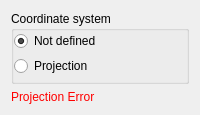
  <widget class="QWizardPage" name="WizardPage3" >
   <property name="title" >
    <string>Projection</string>
   </property>
   <layout class="QGridLayout" >
    <item row="1" column="0" >
     <widget class="QLabel" name="mProjErrorLabel" >
      <property name="sizePolicy" >
       <sizepolicy vsizetype="Preferred" hsizetype="Expanding" >
        <horstretch>0</horstretch>
        <verstretch>0</verstretch>
       </sizepolicy>
      </property>
      <property name="palette" >
       <palette>
        <active>
         <colorrole role="WindowText" >
          <brush brushstyle="SolidPattern" >
           <color alpha="255" >
            <red>255</red>
            <green>0</green>
            <blue>0</blue>
           </color>
          </brush>
         </colorrole>
         <colorrole role="Button" >
          <brush brushstyle="SolidPattern" >
           <color alpha="255" >
            <red>221</red>
            <green>223</green>
            <blue>228</blue>
           </color>
          </brush>
         </colorrole>
         <colorrole role="Light" >
          <brush brushstyle="SolidPattern" >
           <color alpha="255" >
            <red>255</red>
            <green>255</green>
            <blue>255</blue>
           </color>
          </brush>
         </colorrole>
         <colorrole role="Midlight" >
          <brush brushstyle="SolidPattern" >
           <color alpha="255" >
            <red>255</red>
            <green>255</green>
            <blue>255</blue>
           </color>
          </brush>
         </colorrole>
         <colorrole role="Dark" >
          <brush brushstyle="SolidPattern" >
           <color alpha="255" >
            <red>85</red>
            <green>85</green>
            <blue>85</blue>
           </color>
          </brush>
         </colorrole>
         <colorrole role="Mid" >
          <brush brushstyle="SolidPattern" >
           <color alpha="255" >
            <red>199</red>
            <green>199</green>
            <blue>199</blue>
           </color>
          </brush>
         </colorrole>
         <colorrole role="Text" >
          <brush brushstyle="SolidPattern" >
           <color alpha="255" >
            <red>0</red>
            <green>0</green>
            <blue>0</blue>
           </color>
          </brush>
         </colorrole>
         <colorrole role="BrightText" >
          <brush brushstyle="SolidPattern" >
           <color alpha="255" >
            <red>255</red>
            <green>255</green>
            <blue>255</blue>
           </color>
          </brush>
         </colorrole>
         <colorrole role="ButtonText" >
          <brush brushstyle="SolidPattern" >
           <color alpha="255" >
            <red>0</red>
            <green>0</green>
            <blue>0</blue>
           </color>
          </brush>
         </colorrole>
         <colorrole role="Base" >
          <brush brushstyle="SolidPattern" >
           <color alpha="255" >
            <red>255</red>
            <green>255</green>
            <blue>255</blue>
           </color>
          </brush>
         </colorrole>
         <colorrole role="Window" >
          <brush brushstyle="SolidPattern" >
           <color alpha="255" >
            <red>239</red>
            <green>239</green>
            <blue>239</blue>
           </color>
          </brush>
         </colorrole>
         <colorrole role="Shadow" >
          <brush brushstyle="SolidPattern" >
           <color alpha="255" >
            <red>0</red>
            <green>0</green>
            <blue>0</blue>
           </color>
          </brush>
         </colorrole>
         <colorrole role="Highlight" >
          <brush brushstyle="SolidPattern" >
           <color alpha="255" >
            <red>103</red>
            <green>141</green>
            <blue>178</blue>
           </color>
          </brush>
         </colorrole>
         <colorrole role="HighlightedText" >
          <brush brushstyle="SolidPattern" >
           <color alpha="255" >
            <red>255</red>
            <green>255</green>
            <blue>255</blue>
           </color>
          </brush>
         </colorrole>
         <colorrole role="Link" >
          <brush brushstyle="SolidPattern" >
           <color alpha="255" >
            <red>0</red>
            <green>0</green>
            <blue>238</blue>
           </color>
          </brush>
         </colorrole>
         <colorrole role="LinkVisited" >
          <brush brushstyle="SolidPattern" >
           <color alpha="255" >
            <red>82</red>
            <green>24</green>
            <blue>139</blue>
           </color>
          </brush>
         </colorrole>
         <colorrole role="AlternateBase" >
          <brush brushstyle="SolidPattern" >
           <color alpha="255" >
            <red>232</red>
            <green>232</green>
            <blue>232</blue>
           </color>
          </brush>
         </colorrole>
        </active>
        <inactive>
         <colorrole role="WindowText" >
          <brush brushstyle="SolidPattern" >
           <color alpha="255" >
            <red>255</red>
            <green>0</green>
            <blue>0</blue>
           </color>
          </brush>
         </colorrole>
         <colorrole role="Button" >
          <brush brushstyle="SolidPattern" >
           <color alpha="255" >
            <red>221</red>
            <green>223</green>
            <blue>228</blue>
           </color>
          </brush>
         </colorrole>
         <colorrole role="Light" >
          <brush brushstyle="SolidPattern" >
           <color alpha="255" >
            <red>255</red>
            <green>255</green>
            <blue>255</blue>
           </color>
          </brush>
         </colorrole>
         <colorrole role="Midlight" >
          <brush brushstyle="SolidPattern" >
           <color alpha="255" >
            <red>255</red>
            <green>255</green>
            <blue>255</blue>
           </color>
          </brush>
         </colorrole>
         <colorrole role="Dark" >
          <brush brushstyle="SolidPattern" >
           <color alpha="255" >
            <red>85</red>
            <green>85</green>
            <blue>85</blue>
           </color>
          </brush>
         </colorrole>
         <colorrole role="Mid" >
          <brush brushstyle="SolidPattern" >
           <color alpha="255" >
            <red>199</red>
            <green>199</green>
            <blue>199</blue>
           </color>
          </brush>
         </colorrole>
         <colorrole role="Text" >
          <brush brushstyle="SolidPattern" >
           <color alpha="255" >
            <red>0</red>
            <green>0</green>
            <blue>0</blue>
           </color>
          </brush>
         </colorrole>
         <colorrole role="BrightText" >
          <brush brushstyle="SolidPattern" >
           <color alpha="255" >
            <red>255</red>
            <green>255</green>
            <blue>255</blue>
           </color>
          </brush>
         </colorrole>
         <colorrole role="ButtonText" >
          <brush brushstyle="SolidPattern" >
           <color alpha="255" >
            <red>0</red>
            <green>0</green>
            <blue>0</blue>
           </color>
          </brush>
         </colorrole>
         <colorrole role="Base" >
          <brush brushstyle="SolidPattern" >
           <color alpha="255" >
            <red>255</red>
            <green>255</green>
            <blue>255</blue>
           </color>
          </brush>
         </colorrole>
         <colorrole role="Window" >
          <brush brushstyle="SolidPattern" >
           <color alpha="255" >
            <red>239</red>
            <green>239</green>
            <blue>239</blue>
           </color>
          </brush>
         </colorrole>
         <colorrole role="Shadow" >
          <brush brushstyle="SolidPattern" >
           <color alpha="255" >
            <red>0</red>
            <green>0</green>
            <blue>0</blue>
           </color>
          </brush>
         </colorrole>
         <colorrole role="Highlight" >
          <brush brushstyle="SolidPattern" >
           <color alpha="255" >
            <red>103</red>
            <green>141</green>
            <blue>178</blue>
           </color>
          </brush>
         </colorrole>
         <colorrole role="HighlightedText" >
          <brush brushstyle="SolidPattern" >
           <color alpha="255" >
            <red>255</red>
            <green>255</green>
            <blue>255</blue>
           </color>
          </brush>
         </colorrole>
         <colorrole role="Link" >
          <brush brushstyle="SolidPattern" >
           <color alpha="255" >
            <red>0</red>
            <green>0</green>
            <blue>238</blue>
           </color>
          </brush>
         </colorrole>
         <colorrole role="LinkVisited" >
          <brush brushstyle="SolidPattern" >
           <color alpha="255" >
            <red>82</red>
            <green>24</green>
            <blue>139</blue>
           </color>
          </brush>
         </colorrole>
         <colorrole role="AlternateBase" >
          <brush brushstyle="SolidPattern" >
           <color alpha="255" >
            <red>232</red>
            <green>232</green>
            <blue>232</blue>
           </color>
          </brush>
         </colorrole>
        </inactive>
        <disabled>
         <colorrole role="WindowText" >
          <brush brushstyle="SolidPattern" >
           <color alpha="255" >
            <red>128</red>
            <green>128</green>
            <blue>128</blue>
           </color>
          </brush>
         </colorrole>
         <colorrole role="Button" >
          <brush brushstyle="SolidPattern" >
           <color alpha="255" >
            <red>221</red>
            <green>223</green>
            <blue>228</blue>
           </color>
          </brush>
         </colorrole>
         <colorrole role="Light" >
          <brush brushstyle="SolidPattern" >
           <color alpha="255" >
            <red>255</red>
            <green>255</green>
            <blue>255</blue>
           </color>
          </brush>
         </colorrole>
         <colorrole role="Midlight" >
          <brush brushstyle="SolidPattern" >
           <color alpha="255" >
            <red>255</red>
            <green>255</green>
            <blue>255</blue>
           </color>
          </brush>
         </colorrole>
         <colorrole role="Dark" >
          <brush brushstyle="SolidPattern" >
           <color alpha="255" >
            <red>85</red>
            <green>85</green>
            <blue>85</blue>
           </color>
          </brush>
         </colorrole>
         <colorrole role="Mid" >
          <brush brushstyle="SolidPattern" >
           <color alpha="255" >
            <red>199</red>
            <green>199</green>
            <blue>199</blue>
           </color>
          </brush>
         </colorrole>
         <colorrole role="Text" >
          <brush brushstyle="SolidPattern" >
           <color alpha="255" >
            <red>199</red>
            <green>199</green>
            <blue>199</blue>
           </color>
          </brush>
         </colorrole>
         <colorrole role="BrightText" >
          <brush brushstyle="SolidPattern" >
           <color alpha="255" >
            <red>255</red>
            <green>255</green>
            <blue>255</blue>
           </color>
          </brush>
         </colorrole>
         <colorrole role="ButtonText" >
          <brush brushstyle="SolidPattern" >
           <color alpha="255" >
            <red>128</red>
            <green>128</green>
            <blue>128</blue>
           </color>
          </brush>
         </colorrole>
         <colorrole role="Base" >
          <brush brushstyle="SolidPattern" >
           <color alpha="255" >
            <red>239</red>
            <green>239</green>
            <blue>239</blue>
           </color>
          </brush>
         </colorrole>
         <colorrole role="Window" >
          <brush brushstyle="SolidPattern" >
           <color alpha="255" >
            <red>239</red>
            <green>239</green>
            <blue>239</blue>
           </color>
          </brush>
         </colorrole>
         <colorrole role="Shadow" >
          <brush brushstyle="SolidPattern" >
           <color alpha="255" >
            <red>0</red>
            <green>0</green>
            <blue>0</blue>
           </color>
          </brush>
         </colorrole>
         <colorrole role="Highlight" >
          <brush brushstyle="SolidPattern" >
           <color alpha="255" >
            <red>86</red>
            <green>117</green>
            <blue>148</blue>
           </color>
          </brush>
         </colorrole>
         <colorrole role="HighlightedText" >
          <brush brushstyle="SolidPattern" >
           <color alpha="255" >
            <red>255</red>
            <green>255</green>
            <blue>255</blue>
           </color>
          </brush>
         </colorrole>
         <colorrole role="Link" >
          <brush brushstyle="SolidPattern" >
           <color alpha="255" >
            <red>0</red>
            <green>0</green>
            <blue>238</blue>
           </color>
          </brush>
         </colorrole>
         <colorrole role="LinkVisited" >
          <brush brushstyle="SolidPattern" >
           <color alpha="255" >
            <red>82</red>
            <green>24</green>
            <blue>139</blue>
           </color>
          </brush>
         </colorrole>
         <colorrole role="AlternateBase" >
          <brush brushstyle="SolidPattern" >
           <color alpha="255" >
            <red>232</red>
            <green>232</green>
            <blue>232</blue>
           </color>
          </brush>
         </colorrole>
        </disabled>
       </palette>
      </property>
      <property name="text" >
       <string>Projection Error</string>
      </property>
     </widget>
    </item>
    <item row="0" column="0" >
     <widget class="QGroupBox" name="buttonGroup3" >
      <property name="title" >
       <string>Coordinate system</string>
      </property>
      <layout class="QGridLayout" >
       <property name="margin" >
        <number>0</number>
       </property>
       <property name="spacing" >
        <number>5</number>
       </property>
       <item row="1" column="0" >
        <widget class="QRadioButton" name="mProjRadioButton" >
         <property name="text" >
          <string>Projection</string>
         </property>
        </widget>
       </item>
       <item row="0" column="0" >
        <widget class="QRadioButton" name="mNoProjRadioButton" >
         <property name="text" >
          <string>Not defined</string>
         </property>
         <property name="checked" >
          <bool>true</bool>
         </property>
        </widget>
       </item>
       <item row="2" column="0" >
        <widget class="QFrame" name="mProjectionFrame" >
         <property name="frameShape" >
          <enum>QFrame::NoFrame</enum>
         </property>
        </widget>
       </item>
      </layout>
     </widget>
    </item>
   </layout>
  </widget>
